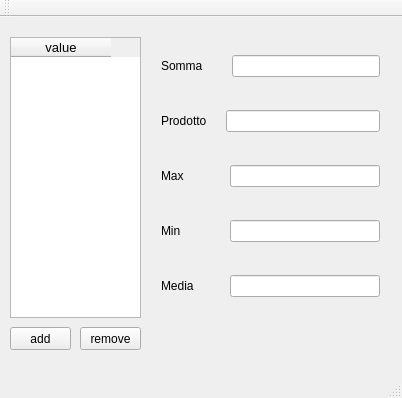
<?xml version="1.0" encoding="UTF-8"?>
<ui version="4.0">
 <class>MainWindow</class>
 <widget class="QMainWindow" name="MainWindow">
  <property name="geometry">
   <rect>
    <x>0</x>
    <y>0</y>
    <width>402</width>
    <height>398</height>
   </rect>
  </property>
  <property name="windowTitle">
   <string>MainWindow</string>
  </property>
  <widget class="QWidget" name="centralWidget">
   <property name="enabled">
    <bool>true</bool>
   </property>
   <widget class="QWidget" name="layoutWidget">
    <property name="geometry">
     <rect>
      <x>150</x>
      <y>0</y>
      <width>241</width>
      <height>321</height>
     </rect>
    </property>
    <layout class="QVBoxLayout" name="verticalLayout_2">
     <item>
      <layout class="QHBoxLayout" name="horizontalLayout_3">
       <item>
        <widget class="QLabel" name="label_3">
         <property name="text">
          <string>Somma       </string>
         </property>
        </widget>
       </item>
       <item>
        <widget class="QLineEdit" name="lineEdit_1"/>
       </item>
      </layout>
     </item>
     <item>
      <layout class="QHBoxLayout" name="horizontalLayout_5">
       <item>
        <widget class="QLabel" name="label_5">
         <property name="text">
          <string>Prodotto    </string>
         </property>
        </widget>
       </item>
       <item>
        <widget class="QLineEdit" name="lineEdit_3"/>
       </item>
      </layout>
     </item>
     <item>
      <layout class="QHBoxLayout" name="horizontalLayout_4">
       <item>
        <widget class="QLabel" name="label_4">
         <property name="text">
          <string>Max            </string>
         </property>
        </widget>
       </item>
       <item>
        <widget class="QLineEdit" name="lineEdit_2"/>
       </item>
      </layout>
     </item>
     <item>
      <layout class="QHBoxLayout" name="horizontalLayout_7">
       <item>
        <widget class="QLabel" name="label_7">
         <property name="text">
          <string>Min             </string>
         </property>
        </widget>
       </item>
       <item>
        <widget class="QLineEdit" name="lineEdit_5"/>
       </item>
      </layout>
     </item>
     <item>
      <layout class="QHBoxLayout" name="horizontalLayout_6">
       <item>
        <widget class="QLabel" name="label_6">
         <property name="text">
          <string>Media         </string>
         </property>
        </widget>
       </item>
       <item>
        <widget class="QLineEdit" name="lineEdit_4"/>
       </item>
      </layout>
     </item>
    </layout>
   </widget>
   <widget class="QTableWidget" name="tableWidget">
    <property name="geometry">
     <rect>
      <x>10</x>
      <y>20</y>
      <width>131</width>
      <height>281</height>
     </rect>
    </property>
    <column>
     <property name="text">
      <string>value</string>
     </property>
     <property name="font">
      <font>
       <family>Arial</family>
       <pointsize>10</pointsize>
      </font>
     </property>
     <property name="textAlignment">
      <set>AlignCenter</set>
     </property>
    </column>
   </widget>
   <widget class="QPushButton" name="pushButton">
    <property name="geometry">
     <rect>
      <x>10</x>
      <y>310</y>
      <width>61</width>
      <height>23</height>
     </rect>
    </property>
    <property name="text">
     <string>add</string>
    </property>
   </widget>
   <widget class="QPushButton" name="pushButton_2">
    <property name="geometry">
     <rect>
      <x>80</x>
      <y>310</y>
      <width>61</width>
      <height>23</height>
     </rect>
    </property>
    <property name="text">
     <string>remove</string>
    </property>
   </widget>
  </widget>
  <widget class="QMenuBar" name="menuBar">
   <property name="geometry">
    <rect>
     <x>0</x>
     <y>0</y>
     <width>402</width>
     <height>21</height>
    </rect>
   </property>
  </widget>
  <widget class="QToolBar" name="mainToolBar">
   <attribute name="toolBarArea">
    <enum>TopToolBarArea</enum>
   </attribute>
   <attribute name="toolBarBreak">
    <bool>false</bool>
   </attribute>
  </widget>
  <widget class="QStatusBar" name="statusBar"/>
 </widget>
 <layoutdefault spacing="6" margin="11"/>
 <resources/>
 <connections/>
</ui>
